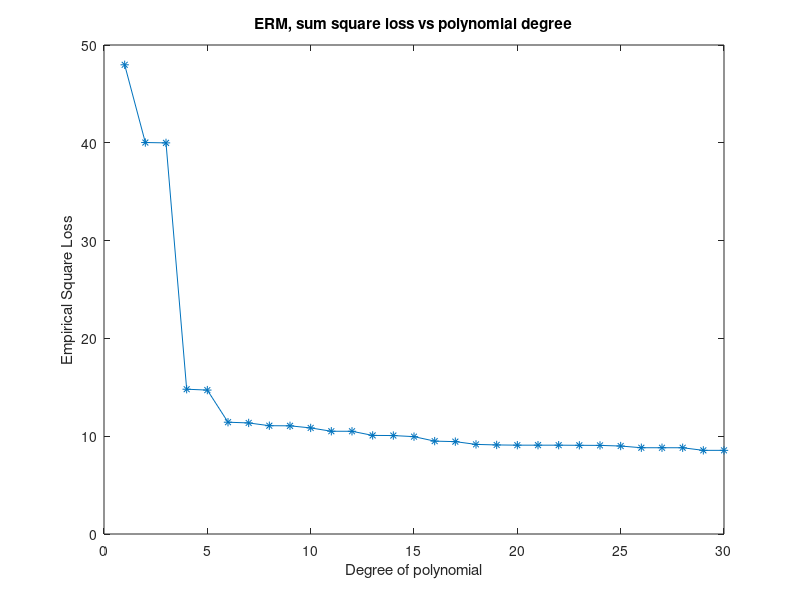
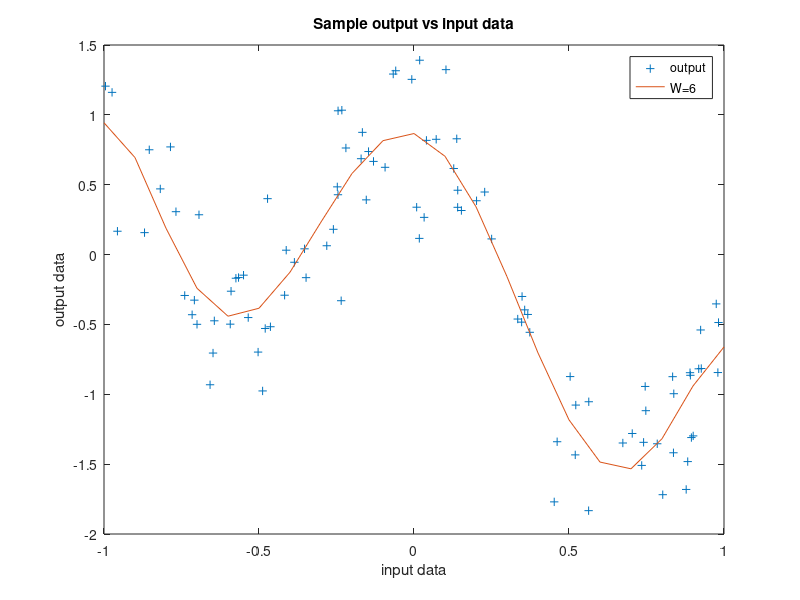

MATLAB code for these plots, in order:
x = load('dataset1_inputs.txt');
t = load('dataset1_outputs.txt');
w = 30;
errors = zeros(1,w) ;
for i=1:w    
    %polynomial curve fitting
    p = polyfit(x,t,i);
    results = polyval(p,x);
    errors(i) = sum((results - t).^2);
end
figure;
plot([1:1:w],errors,'-*');
title('ERM, sum square loss vs polynomial degree');
xlabel('Degree of polynomial');
ylabel('Empirical Square Loss');

figure;

x2 = [-1:.1:1];
plot(x,t,'+',x2,polyval(polyfit(x,t,6),x2));

title('Sample output vs input data');
xlabel('input data');
ylabel('output data');
legend('output','W=6');






